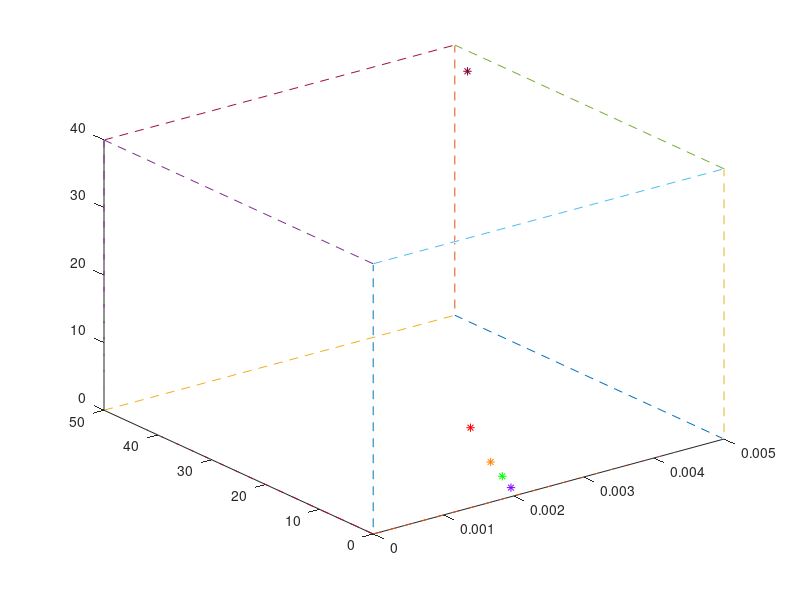

MATLAB code to generate this figure: (Note: this script raises an error after producing the figure.)
clc
clear

plot3(0, 0, 0, 'Color', [1 1 1])
hold on

EQ_Points_x = [0.004601; 0.002288; 0.002063; 0.00202; 0.002009];
EQ_Points_y = [42.45;       11.74;       5.073;       2.341;     0.5915];
EQ_Points_z = [40; 5; 3; 2; 1];
EQ_Points_Color = [.5 0 .2;
                                      1 0 0;
                                      1 .5 0;
                                      0 1 0;
                                      .5 0 1];
for i = 1:5
    EQ_Points(i) = plot3(EQ_Points_x(i), EQ_Points_y(i), EQ_Points_z(i), '*', 'Color', EQ_Points_Color(i, :));
end

% Draw Box
NOA = plot3([0 0], [0 50], [0 0], '--');
plot3([.005 .005], [0 50], [0 0], '--')
plot3([0 .005], [0 0], [0 0], '--')
plot3([0 .005], [50 50], [0 0], '--')

plot3([0 0], [0 50], [40 40], '--');
plot3([.005 .005], [0 50], [40 40], '--')
plot3([0 .005], [0 0], [40 40], '--')
plot3([0 .005], [50 50], [40 40], '--')

plot3([0 0], [0 0], [1 40], '--');
plot3([.005 .005], [50 50], [1 40], '--')
plot3([.005 .005], [0 0], [1 40], '--')
plot3([0 0], [50 50], [1 40], '--')

x = [-0.003; -0.002; -0.0003; -0.0002; -0.0001; 10^-20; 0.0001; 0.002; 0.003];
y = [-44.5, -44.5, -44.5, -44.5, -44.5, -44.5, -44.5, -44.5, -44.5;
        -86.5, -86.5, -86.5, -86.5, -86.5, -86.5, -86.5, -86.5, -86.5;
        -113.5, -113.5, -115.5, -115.5, -115.5, -116.5, -116.5,  -116.5, -116.5;
        -37.5, -37.5, -63.5, -97.5, -142.5, -142.5, -142.5, -142.5, -142.5;
        -6.5, -6.5, -13.5, -18.5, -36.5, -183.5, -183.5, -184.5, -184.5];

for i = 1:5
    plot3(x, y(i, :), EQ_Points_z(i)*[1; 1; 1; 1; 1; 1; 1; 1; 1], 'O', 'Color', EQ_Points_Color(i, :));
    BoBoA(i) = plot3(x, y(i, :), EQ_Points_z(i)*[1; 1; 1; 1; 1; 1; 1; 1; 1], 'LineWidth', 1, 'Color', EQ_Points_Color(i, :));
end

axis([-.004 .005 -200 60])

title(['Equilibrium Points and Their Basins of Attraction']);
xlabel('m_a [kg]')
ylabel('\omega_e [rad/s]')
zlabel('\alpha [deg]')
legend([NOA], 'Normal Operating Area', 'Location', 'Best');